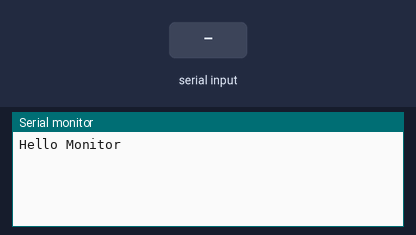
Simulated run of this sketch. Board: Arduino Leonardo, built with avr-gcc and run on an emulated ATmega32U4. Parts: the last lines printed to the serial monitor. The test bench sets the inputs (shaded band).

Above: at 1.2 s.
1.3 s: "1" received over the second serial link
At 2.1 s:
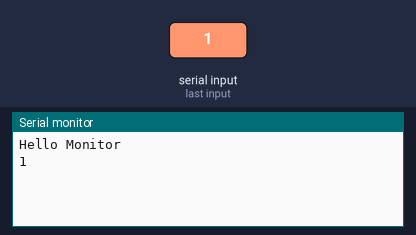
2.8 s: "0" received over the second serial link
At 3.2 s:
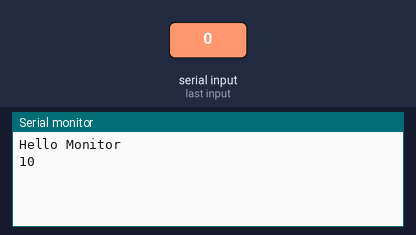

Measured:
- after the input at 1.3 s, the serial monitor: prints a new line at once (image 1)
- after the input at 2.8 s, the serial monitor: prints a new line at once (image 2)

The sketch:

EsploraExpansionSerial.ino
```cpp
/*
  Esplora Software serial test

 Receives from the hardware serial, sends to software serial.
 Receives from software serial, sends to hardware serial.

 The circuit:
 * RX is digital pin 8 (connect to TX of other device) (must be pins 8,9,10,11,14,15,16 for soft on Leos)
 * TX is digital pin 1 (connect to RX of other device)

 Not all pins on the Leonardo type Arduinos support change interrupts,
 so only the following can be used for RX:
 8, 9, 10, 11, 14 (MISO), 15 (SCK), 16 (MOSI).

 Softserial example created back in the mists of time
 Based on Arduino SoftSerialExample by Tom Igoe
 which was based on Mikal Hart's example

 Modified for Esplora by Anne Barela  12/30/2012  http://21stdigitalhome.blogspot.com/

 */
#include <SoftwareSerial.h>

SoftwareSerial mySerial(8,1); // RX, TX Esplora Right Connector Pins 6 and 8 as 7 cannot receive via softserial)

void setup()
{
  // Open serial communications and wait for port to open:
  Serial.begin(9600);
  while (!Serial) {
    ; // wait for serial port to connect. Needed for Leonardo/Esplora
  }


  Serial.println("Hello Monitor");

  // set the data rate for the SoftwareSerial port
  mySerial.begin(4800);
  mySerial.println("Hello Terminal");
}

void loop() // run over and over
{
  if (mySerial.available())
    Serial.write(mySerial.read());
  if (Serial.available())
    mySerial.write(Serial.read());
  delay(1);
}
```
